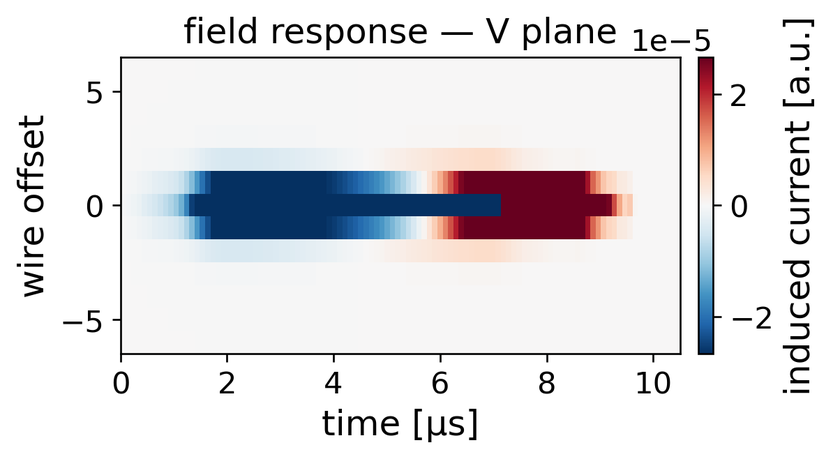
#> input picture pdvd/pics/nfsp_src/sp_decon_kernel_2d.png, 833 x 459 px, shrunk from 1194 x 658 before the run
$ python make_sp_chain_diagram.py
#> lines starting #> are read from the running program, lines starting #| are printed output that depends on the picture
### pdvd/pics/diagram_helpers_v2.py
#!/usr/bin/env python3
"""Shared drawing helpers for the PDVD NF and SP algorithm diagrams.

Duplication-fork of pdhd/pics/diagram_helpers.py (adds stack_box + the
enlarged review-round font defaults).  pdvd/pics/diagram_helpers.py is kept
untouched so the existing PD-VD clus/imaging builders render byte-identically.

16x9 "world" on a 19.2x10.8in figure => 1.2 in per world-unit on both axes,
so world units are physically square and placed inset images keep their aspect.
"""
import os
import numpy as np
from PIL import Image
import matplotlib
matplotlib.use("Agg")
import matplotlib.pyplot as plt
from matplotlib.patches import FancyBboxPatch, FancyArrowPatch, Circle

W, H = 16.0, 9.0
FIGIN = (19.2, 10.8)
INK = "#20242b"


class Canvas:
    def __init__(self):
        self.fig = plt.figure(figsize=FIGIN)
        self.fig.patch.set_facecolor("white")
        ov = self.fig.add_axes([0, 0, 1, 1])
        ov.set_xlim(0, W)
        ov.set_ylim(0, H)
        ov.axis("off")
        self.ov = ov

    # -- primitives --------------------------------------------------------
    # [20 lines left out: functions group_bg, box, not called in this run]

    def stack_box(self, cx, cy, w, h, lines, fc, ec, lw=2.0, gap=0.40):
        """Rounded box holding a vertical stack of individually-styled lines.

        lines: list of (text, fontsize, bold, color, italic).  Used for the
        I/O boxes so the physical name reads big and the WCT tag stays a small
        secondary line inside the same box.
        """
        self.ov.add_patch(FancyBboxPatch(
            (cx - w / 2, cy - h / 2), w, h,
            boxstyle="round,pad=0.02,rounding_size=0.14",
            linewidth=lw, edgecolor=ec, facecolor=fc, zorder=5))
        y = cy + (len(lines) - 1) / 2.0 * gap
        for txt, fs, bold, col, ital in lines:
            self.ov.text(cx, y, txt, ha="center", va="center", fontsize=fs,
                         fontweight="bold" if bold else "normal", color=col,
                         style="italic" if ital else "normal", zorder=6)
            y -= gap

    def algobox(self, cx, cy, w, h, title, bullets, fc, ec, tc=None,
                title_fs=12.5, bullet_fs=9.8, lw=2.0, dy=0.295):
        """Rounded box with a bold title band and bulleted sub-steps."""
        self.ov.add_patch(FancyBboxPatch(
            (cx - w / 2, cy - h / 2), w, h,
            boxstyle="round,pad=0.02,rounding_size=0.14",
            linewidth=lw, edgecolor=ec, facecolor=fc, zorder=5))
        self.ov.text(cx, cy + h / 2 - 0.27, title, ha="center", va="center",
                     fontsize=title_fs, fontweight="bold", color=tc or ec,
                     zorder=6)
        y = cy + h / 2 - 0.60
        for b in bullets:
            self.ov.text(cx - w / 2 + 0.22, y, b, ha="left", va="center",
                         fontsize=bullet_fs, color=INK, zorder=6)
            y -= dy

    def arrow(self, p0, p1, color, lw=2.6, ms=22, ls="-"):
        self.ov.add_patch(FancyArrowPatch(
            p0, p1, arrowstyle="-|>", mutation_scale=ms, linewidth=lw,
            color=color, linestyle=ls, shrinkA=2, shrinkB=2, zorder=4))

    def leader(self, p_from, p_to, color):
        self.ov.add_patch(FancyArrowPatch(
            p_from, p_to, arrowstyle="-", linewidth=1.4, color=color,
            alpha=0.85, linestyle=(0, (5, 3)), zorder=3))
        self.ov.add_patch(Circle(p_to, 0.055, color=color, zorder=6))

    def title(self, main, sub, my=8.60, sy=8.02, mfs=25, sfs=16.5):
        self.ov.text(W / 2, my, main, ha="center", va="center",
                     fontsize=mfs, fontweight="bold", color=INK)
        self.ov.text(W / 2, sy, sub, ha="center", va="center",
                     fontsize=sfs, color="#444")

    def footer(self, text):
        self.ov.text(W / 2, 0.30, text, ha="center", va="center",
                     fontsize=10.5, color="#8a8a8a")

    # -- image inset -------------------------------------------------------
    def place_image(self, path, cx, wd, yb, caption, target, color, box=None,
                    cap_fs=13.5):
        im = Image.open(path).convert("RGB")
        if box:
            w, h = im.size
            l, t, r, b = box
            im = im.crop((int(l * w), int(t * h), int(r * w), int(b * h)))
        iw, ih = im.size
        hd = wd * ih / iw
        ax = self.fig.add_axes([(cx - wd / 2) / W, yb / H, wd / W, hd / H])
        ax.imshow(np.asarray(im))
        ax.set_xticks([])
        ax.set_yticks([])
        for s in ax.spines.values():
            s.set_edgecolor(color)
            s.set_linewidth(1.8)
        self.ov.text(cx, yb - 0.20, caption, ha="center", va="top",
                     fontsize=cap_fs, color=color, fontweight="bold")
        if target is not None:
            self.leader((cx, yb + hd + 0.04), target, color)
        return hd

    def save(self, out_base):
        self.fig.savefig(out_base + ".png", dpi=200, facecolor="white")
        self.fig.savefig(out_base + ".pdf", facecolor="white")
        print("wrote", out_base + ".png / .pdf")

### pdvd/pics/make_sp_chain_diagram.py
#!/usr/bin/env python3
"""ProtoDUNE-VD Signal-Processing algorithm diagram — DNN-ROI chain (wide 16:9).

Counterpart of pdhd/pics/make_sp_chain_diagram.py (PD-HD original) with the
ProtoDUNE-VD cascade.  Draws the live production DNN-ROI signal-processing
chain (wct-nf-sp-dnnroi.jsonnet / protodunevd/{sp,dnnroi_pp}.jsonnet):

  raw{N} NF frame  (WCT tag raw{N} = the NF-cleaned ADC, i.e. "cooked")
   -> ① 2D deconvolution  (OmnibusSigProc: remove field+elec response, SP
        filters, traditional tight/loose ROI; also emits the ROI feature
        frames loose/tight LF, MP2/MP3)
   -> ② DNN-ROI           (DNNROIFinding + TorchService: a 6-channel CNN ROI
        finder; per-pixel score -> binary mask x decon_charge -> dnnsp)
   -> retag dnnsp{N} -> gauss{N} -> imaging

PD-VD specifics vs PD-HD: per-side electronics (bottom analytic ColdElec 7.8
mV/fC; top JSON response x1.36 postgain, 2.0 V fullscale), roi_mad_rms ON,
BreakROI disabled on the collection plane, and L1SPFilterPD present in the
builder but OFF in this chain (drawn greyed).

Insets: 2D field-response kernel, a data raw->deconvolved waveform, the SP
frequency filters, and a real traditional-ROI vs DNN-ROI A/B comparison.

Output: pdvd/pics/pdvd_sp_chain.{png,pdf}
"""
import os
from diagram_helpers_v2 import Canvas

HERE = os.path.dirname(os.path.abspath(__file__))
SRC = os.path.join(HERE, "nfsp_src")

C_SP = "#1f4e9b"      # deconvolution
BG_SP = "#e8f0fb"
C_DNN = "#0f8a8a"     # DNN-ROI
BG_DNN = "#e2f3f3"
C_OFF = "#9aa0a8"     # dormant / OFF (L1SP here)
BG_OFF = "#f1f1f3"
C_IN = "#3a3f47"      # input
BG_IN = "#eef1f5"
C_OUT = "#2e7d4f"     # charge output
BG_OUT = "#eaf5ee"
INK = "#20242b"


def main():
    c = Canvas()
    c.title("ProtoDUNE-VD Wire-Cell Signal Processing  ·  "
            "OmnibusSigProc → DNN-ROI  (per CRP)",
            r"$\mathrm{deconvolve}\ \frac{\mathrm{FFT}[\mathrm{raw}]\cdot "
            r"G_{\rm filter}(\omega)}{[\mathrm{FR}\ast E](\omega)}\ "
            r"\rightarrow\ $"
            r"traditional ROI features $\rightarrow$ neural-network ROI "
            r"decision",
            mfs=21.5)

    ys = 6.20
    yb = 6.20
    # ---- input (NF output = SP input; same WCT tag as the NF slide) ------
    c.stack_box(1.30, ys, 2.00, 1.75, [
        ("NF-cleaned ADC", 14, True, C_IN, False),
        ("(input to SP)", 11.5, False, INK, False),
        ("WCT tag: raw{N}", 11, False, "#6b7178", True),
    ], BG_IN, C_IN, gap=0.42)

    # ---- ① 2D deconvolution --------------------------------------------
    c.algobox(4.05, yb, 3.45, 3.00,
              "① 2D deconvolution", [
                  "OmnibusSigProc:",
                  "• FFT(raw)  ÷  [FR ⊛ E](ω)",
                  "   E per side: bottom analytic",
                  "   · top JSON ×1.36",
                  "• × Wiener / Gaus & wire filter",
                  "• IFFT → decon charge + gauss",
                  "• + ROI features (loose / tight",
                  "   LF, MP2 / MP3) · roi_mad_rms",
              ], "white", C_SP, title_fs=14.5, bullet_fs=10.2, dy=0.315)

    # ---- ② DNN-ROI ------------------------------------------------------
    c.algobox(8.60, yb, 4.40, 3.00,
              "② DNN-ROI", [
                  "DNNROIFinding + TorchService:",
                  "• inputs: 6 SP channels (loose / tight",
                  "   LF, MP2 / MP3 ROI, decon_charge, gauss)",
                  "• CNN ROI finder — TorchScript .ts model",
                  "• per-pixel score → binary mask",
                  "• mask × decon_charge → dnnsp",
                  "• U+V via model · W = gauss passthrough",
              ], BG_DNN, C_DNN, title_fs=15, bullet_fs=10.6, dy=0.375)

    # ---- L1SPFilterPD — present but OFF in this chain -------------------
    # shorter + lower than the live boxes so the ② -> output arrow passes
    # visibly OVER it (the stage is not in the production dataflow)
    c.algobox(12.85, 5.85, 3.05, 2.05,
              "L1SPFilterPD — OFF", [
                  "available in the builder",
                  "(PDVD-tuned kernels, U+V)",
                  "but disabled in the DNN",
                  "production chain",
              ], BG_OFF, C_OFF, tc=C_OFF, title_fs=13.5, bullet_fs=10.8,
              dy=0.36)

    # ---- output ---------------------------------------------------------
    c.stack_box(15.25, ys, 1.60, 1.65, [
        ("SP frame", 13.5, True, C_OUT, False),
        ("dnnsp → gauss", 11.5, False, INK, False),
        ("→ imaging", 11, False, C_OUT, True),
    ], BG_OUT, C_OUT, gap=0.44)

    # ---- spine arrows ----------------------------------------------------
    c.arrow((2.30, ys), (2.325, ys), C_IN)          # input -> ①
    c.arrow((5.775, yb), (6.375, yb), C_DNN)        # ① -> ②
    # ② -> output, passing over the (inert) L1SP box
    c.arrow((10.80, 7.45), (14.45, 6.75), C_OUT)

    # ---- per-CRP / plane note (per-side split) ---------------------------
    c.ov.text(8.0, 4.55,
              "per-side: bottom (idents 0–3) ColdElec 7.8 mV/fC · top (4–7) "
              "JSON elec ×1.36, 2.0 V fullscale.      W plane: BreakROI off "
              "· no DNN (gauss passthrough).", ha="center", va="center",
              fontsize=11.5, color="#8a8a8a", style="italic")

    # ---- insets (bottom row) --------------------------------------------
    ybi = 1.35
    c.place_image(os.path.join(SRC, "sp_decon_kernel_2d.png"), 1.90, 2.95,
                  ybi, "field-response kernel (V)", (3.60, 4.72), C_SP,
                  cap_fs=12)
    c.place_image(os.path.join(SRC, "sp_filters.png"), 4.95, 2.95, ybi,
                  "SP deconvolution filters", (4.60, 4.72), C_SP, cap_fs=12)
#> call 2 of place_image, with path = 'pdvd/pics/nfsp_src/sp_filters.png', cx = 4.95, wd = 2.95, yb = 1.35, caption = 'SP deconvolution filters', target = (4.6, 4.72), color = '#1f4e9b', cap_fs = 12
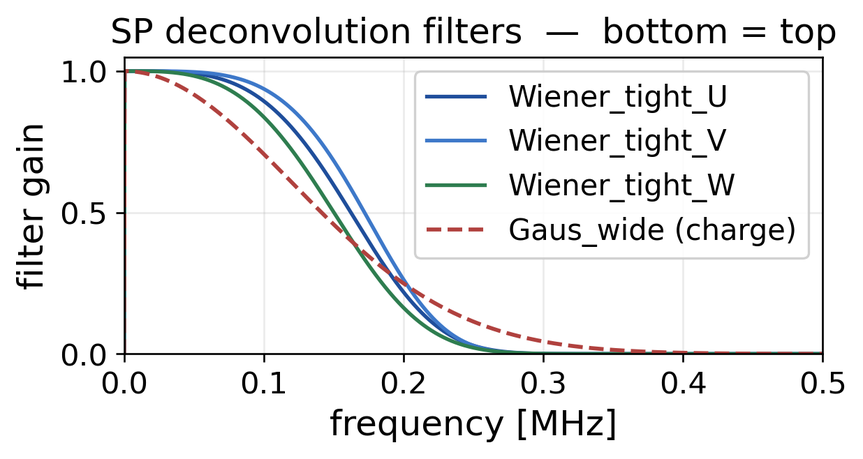
#> input picture pdvd/pics/nfsp_src/sp_filters.png, 863 x 459 px, shrunk from 1236 x 658 before the run
    c.place_image(os.path.join(SRC, "dnn_roi.png"), 9.20, 5.20, ybi,
                  "traditional ROI vs DNN-ROI (data A/B)", (8.60, 4.72),
                  C_DNN, cap_fs=12)
#> call 3 of place_image, with path = 'pdvd/pics/nfsp_src/dnn_roi.png', cx = 9.2, wd = 5.2, yb = 1.35, caption = 'traditional ROI vs DNN-ROI (data A/B)', target = (8.6, 4.72), color = '#0f8a8a', cap_fs = 12
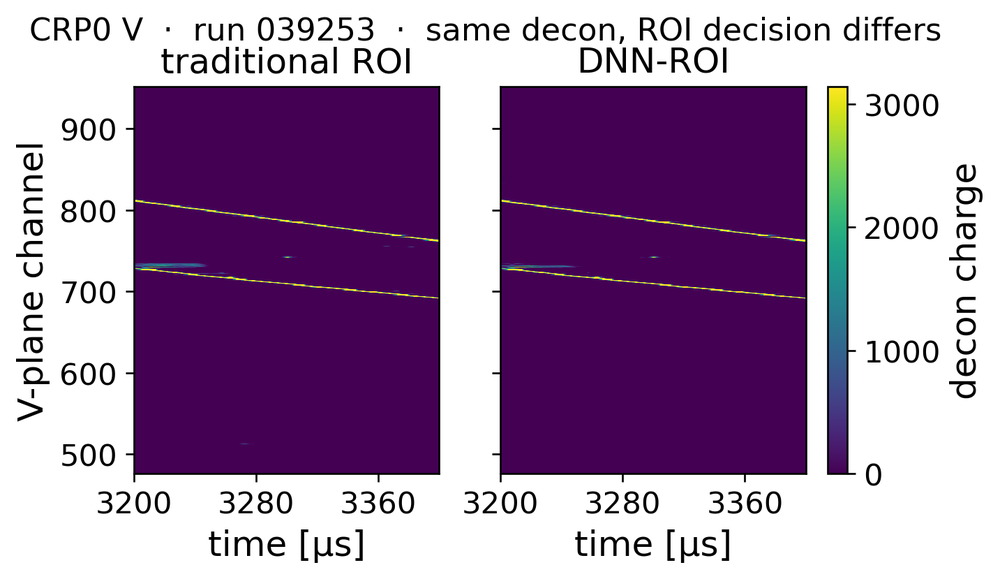
#> input picture pdvd/pics/nfsp_src/dnn_roi.png, 1000 x 579 px, shrunk from 1433 x 829 before the run
    c.place_image(os.path.join(SRC, "sp_waveform.png"), 13.90, 3.30, ybi,
                  "NF ADC → deconvolved charge", (15.00, 5.42), C_OUT,
                  cap_fs=12)
#> call 4 of place_image, with path = 'pdvd/pics/nfsp_src/sp_waveform.png', cx = 13.9, wd = 3.3, yb = 1.35, caption = 'NF ADC → deconvolved charge', target = (15, 5.42), color = '#2e7d4f', cap_fs = 12
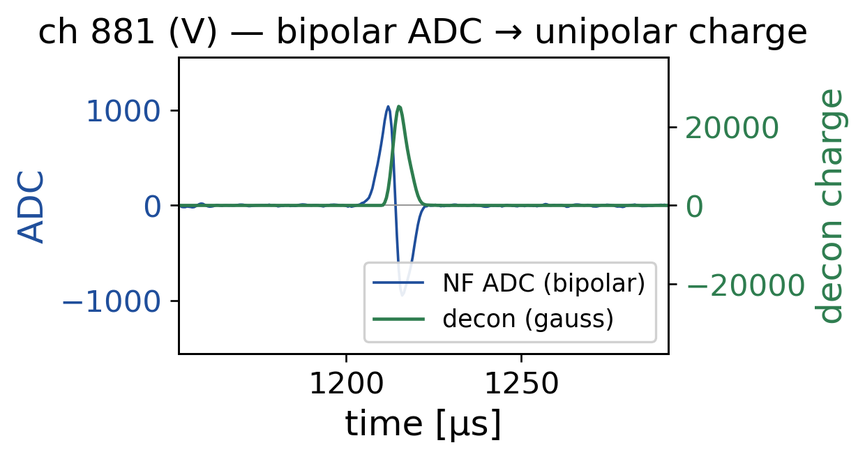
#> input picture pdvd/pics/nfsp_src/sp_waveform.png, 865 x 459 px, shrunk from 1240 x 658 before the run

    c.footer("Wire-Cell Toolkit  ·  cfg/pgrapher/experiment/protodunevd/"
             "{sp,sp-filters,dnnroi_pp}.jsonnet + wct-nf-sp-dnnroi.jsonnet  ·  "
             "model wire-cell-data/dnnroi/pdvd/pipe_distill_nestedunet_6ch.ts"
             "  ·  data insets: ProtoDUNE-VD runs 039252/039253, CRP0 V")
    c.save(os.path.join(HERE, "pdvd_sp_chain"))
#> in save, `self.fig.savefig(out_base + ".png", dpi=200, facecolor="white")`:
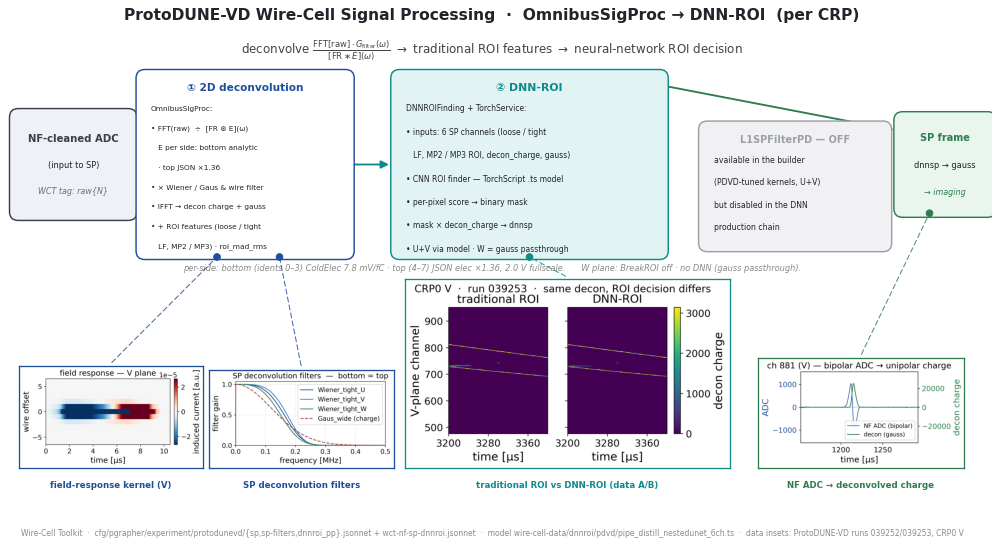
#> figure drawn by matplotlib, 5 panels


if __name__ == "__main__":
    main()
